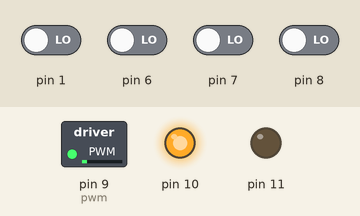
This sketch was run on a simulated Arduino Uno, built with avr-gcc and run on an emulated ATmega328P. Parts: switched loads named in the sketch (green lamp = pin HIGH), output pins drawn as LEDs (lit = HIGH). The inputs (shaded band) are chosen by the test bench; at power-on: pin 1, pin 6–8 LOW.

Above: at 1.2 s.
1.3 s: pin 8 driven HIGH
Timing chart, 0 to 1.8 s (numbered marks = the images above; inputs shaded):
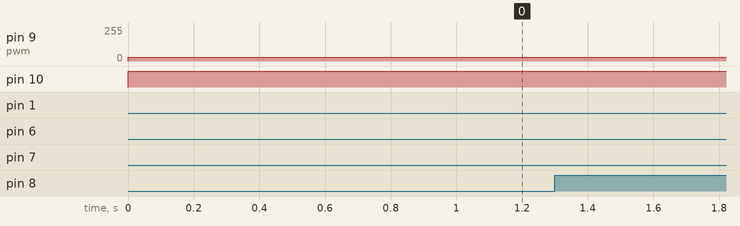

The sketch:

project_final_318_new.ino
```cpp
#include <Wire.h>
#include <Keypad.h>

const int ROW_NUM = 1;
const int COLUMN_NUM = 3;
const int pwm=9;
int keys[ROW_NUM][COLUMN_NUM] = {
  {'1','2','3'}
};

byte pin_rows[ROW_NUM] = {2}; //connect to the row pinouts of the keypad
byte pin_column[COLUMN_NUM] = {3,4,5}; //connect to the column pinouts of the keypad

Keypad keypad = Keypad( makeKeymap(keys), pin_rows, pin_column, ROW_NUM, COLUMN_NUM );

//Variable to control loop input
bool control = 0;
bool not_pos = 0;

//Control variables for iterating in for loops
int i = 0, j = 0;

//Variables used to store the current position of the elevator and the position desired by the user
int actual_pos = 0, des_pos = 0;

//Vectors to store the positions of the elevator (sensor) and the position desired by the user (order)
int sensor[3];
int order[3];

void setup()
{
 pinMode(pwm,OUTPUT);

for(int i = 6; i < 9; i++)
{
  pinMode(i, INPUT);
}

for(int i = 0; i<3; i++)
{
  order[i] = 1;
}

//Configuring the motor control pins as digital outputs
pinMode(10, OUTPUT);
pinMode(11, OUTPUT);

//Commands for the engine to stop
digitalWrite(10, LOW);
digitalWrite(11, LOW);
analogWrite(pwm,50);
}

void loop()
{
int key = keypad.getKey();

//Reading the buttons selected by the elevator user
for(int key = 1; key <= 3; key++)
{
  //Store the state of each button in the requested vector
  order[key-1] = digitalRead(key);

  //Check which floor you want the elevator to go up
  if(order[key-1] == 0)
  {
    des_pos = key ;
    control = 0;
  }

}

//Checks if one of the buttons was pressed and if the control variable has a value equal to 0
if((order[0] == 0 || order[1] == 0 || order[2] == 0) && control == 0)
{

    //Set a value of 1 to the control variable to allow the code stream to enter the condition only once
    control = 1;

    //Execute the loop commands while the control variable is equal to 1


          //Reading of all sensors to determine the current position of the elevator
          for(int sens = 6; sens < 9; sens++)
          {
            sensor[sens-6] = digitalRead(sens);
          }

          //Comparing the current elevator position with the desired position
          for(i = 0; i<3; i++)
          {

              if(sensor[i] == 1)
              {
                break;
              }

          }

          for(j = 0; j<3; j++)
          {

            if(order[j] == 0)
            {
              break;
            }

          }

              if(j == i)
              {
                  digitalWrite(10, HIGH);
                  digitalWrite(11, LOW);
                  analogWrite(pwm,50);
              }

                if(j < i)
                {
                  digitalWrite(10, HIGH);
                  digitalWrite(11, LOW);
                  analogWrite(pwm,30);
                }

              if(j > i) //2 > 0
              {
                  digitalWrite(10, HIGH);
                  digitalWrite(11, LOW);
                  analogWrite(pwm,175);
              }

    control = 0;
    not_pos = 0;


while(not_pos != 1)
{

  //Determining the current position of the elevator
  for(int sens = 6; sens < 9; sens++)
  {
   bool s = digitalRead(sens);

     if(s == 1)
     {
      actual_pos = sens - 5;
     }
  }

   if(actual_pos == des_pos)
   {

     digitalWrite(10, HIGH);
     digitalWrite(11, LOW);
     analogWrite(pwm,50);
     not_pos = 1;

     for(int i = 0; i<3; i++)
      {
        order[i] = 1;
        sensor[i] = 0;
      }

     break;
   }
}

}

}
```
